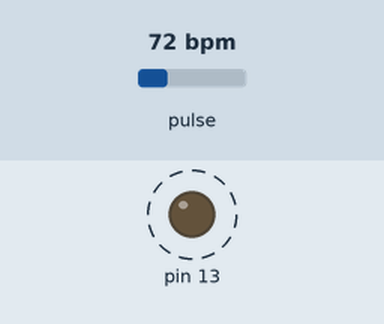
Bench run of a sketch on a simulated Arduino Uno, built with avr-gcc and run on an emulated ATmega328P. On the bench: output pins drawn as LEDs (lit = HIGH). Dashed ring = blinking. Inputs (shaded band) come from the test bench; at power-on: pulse 72 bpm. What the sketch prints to the serial monitor is not drawn.

Above: at 1.2 s.
1.3 s: pulse set to 42 bpm
At 2.9 s:
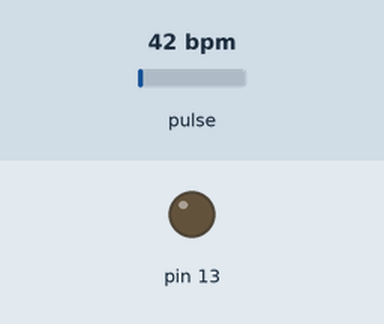
3.7 s: pulse set to 100 bpm
At 4.42 s:
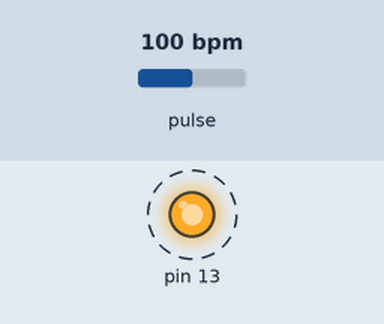
Timing chart, 0 to 12.7 s (numbered marks = the images above; inputs shaded):
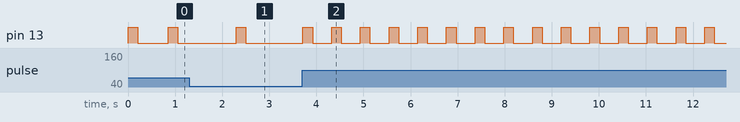

Measured:
- after the input at 3.7 s, pin 13: alternates HIGH for 0.20 s and LOW for 0.41 s, starting after 0.63 s

The sketch:

heart_beat.ino
```cpp
#define USE_ARDUINO_INTERRUPTS true    // Set-up low-level interrupts for most acurate BPM math.
#include <PulseSensorPlayground.h>     // Includes the PulseSensorPlayground Library.
#include <SoftwareSerial.h>
SoftwareSerial Bluetooth(2,3);

// Variables
const int PulseWire = 0;       // PulseSensor PURPLE WIRE connected to ANALOG PIN 0
const int LED13 = 13;          // The on-board Arduino LED, close to PIN 13.
int Threshold = 550;           // Determine which Signal to "count as a beat" and which to ignore.
char c = "";                           // Use the "Gettting Started Project" to fine-tune Threshold Value beyond default setting.
                               // Otherwise leave the default "550" value.

PulseSensorPlayground pulseSensor;  // Creates an instance of the PulseSensorPlayground object called "pulseSensor"


void setup() {

  Serial.begin(9600);          // For Serial Monitor
  Bluetooth.begin(38400);
  // Configure the PulseSensor object, by assigning our variables to it.
  pulseSensor.analogInput(PulseWire);
  pulseSensor.blinkOnPulse(LED13);       //auto-magically blink Arduino's LED with heartbeat.
  pulseSensor.setThreshold(Threshold);

  // Double-check the "pulseSensor" object was created and "began" seeing a signal.
   if (pulseSensor.begin()) {
    Serial.println("We created a pulseSensor Object !");  //This prints one time at Arduino power-up,  or on Arduino reset.
  }
}


void loop() {

 int myBPM = pulseSensor.getBeatsPerMinute();  // Calls function on our pulseSensor object that returns BPM as an "int".
                                               // "myBPM" hold this BPM value now.

  if (pulseSensor.sawStartOfBeat()) {            // Constantly test to see if "a beat happened".
    Serial.println("♥  A HeartBeat Happened ! "); // If test is "true", print a message "a heartbeat happened".
    Serial.print("BPM: ");                        // Print phrase "BPM: "
    Serial.println(myBPM);
                          // Print the value inside of myBPM.

    Bluetooth.write(myBPM);
  }

  delay(20);                    // considered best practice in a simple sketch.

}
```
